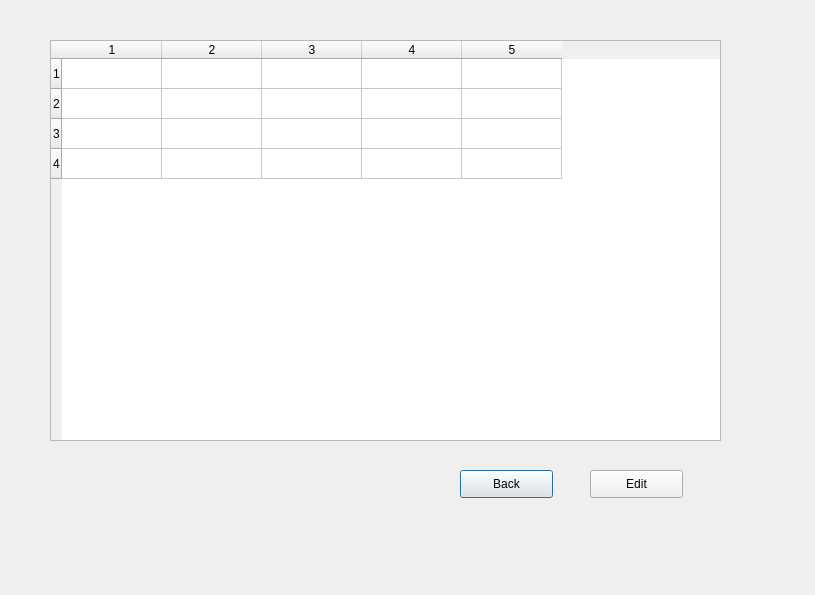
<?xml version="1.0" encoding="UTF-8"?>
<ui version="4.0">
 <class>Dialog</class>
 <widget class="QDialog" name="Dialog">
  <property name="geometry">
   <rect>
    <x>0</x>
    <y>0</y>
    <width>815</width>
    <height>595</height>
   </rect>
  </property>
  <property name="windowTitle">
   <string>Dialog</string>
  </property>
  <widget class="QTableWidget" name="tableWidget">
   <property name="geometry">
    <rect>
     <x>50</x>
     <y>40</y>
     <width>671</width>
     <height>401</height>
    </rect>
   </property>
   <property name="rowCount">
    <number>4</number>
   </property>
   <property name="columnCount">
    <number>5</number>
   </property>
   <row/>
   <row/>
   <row/>
   <row/>
   <column/>
   <column/>
   <column/>
   <column/>
   <column/>
  </widget>
  <widget class="QPushButton" name="pushButton">
   <property name="geometry">
    <rect>
     <x>460</x>
     <y>470</y>
     <width>93</width>
     <height>28</height>
    </rect>
   </property>
   <property name="text">
    <string>Back</string>
   </property>
  </widget>
  <widget class="QPushButton" name="pushButton_2">
   <property name="geometry">
    <rect>
     <x>590</x>
     <y>470</y>
     <width>93</width>
     <height>28</height>
    </rect>
   </property>
   <property name="text">
    <string>Edit</string>
   </property>
  </widget>
 </widget>
 <resources/>
 <connections/>
</ui>
